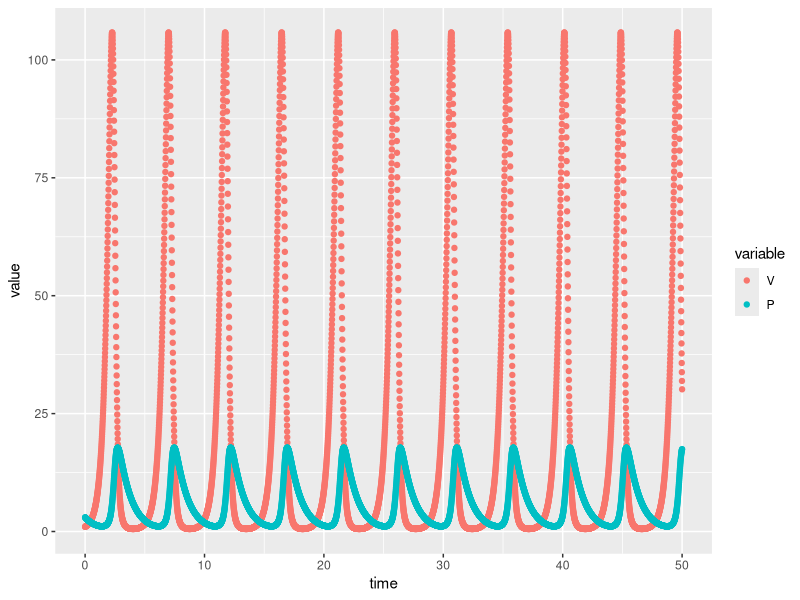

Write R code to recreate this figure.
library(deSolve)
library(ggplot2)
time <- seq(0, 50, by = 0.01)

# parameters: a named vector
parameters <- c(r = 3, k = 0.5, e = 0.1, d = 1)

# initial condition: a named vector
state <- c(V = 1, P = 3)

# R function to calculate the value of the derivatives at each time value
# Use the names of the variables as defined in the vectors above
lotkaVolterra <- function(t, state, parameters){
  with(as.list(c(state, parameters)), {
    dV = r * V - k * V * P
    dP = e * k * V * P - d * P
    return(list(c(dV, dP)))
  })
}
## Integration with 'ode'
out <- ode(y = state, times = time, func = lotkaVolterra, parms = parameters)

## Ploting
out.df = as.data.frame(out) # required by ggplot: data object must be a data frame
library(reshape2)
out.m = melt(out.df, id.vars='time') # this makes plotting easier by puting all variables in a single column

p <- ggplot(out.m, aes(time, value, color = variable)) + geom_point()
print(p)
